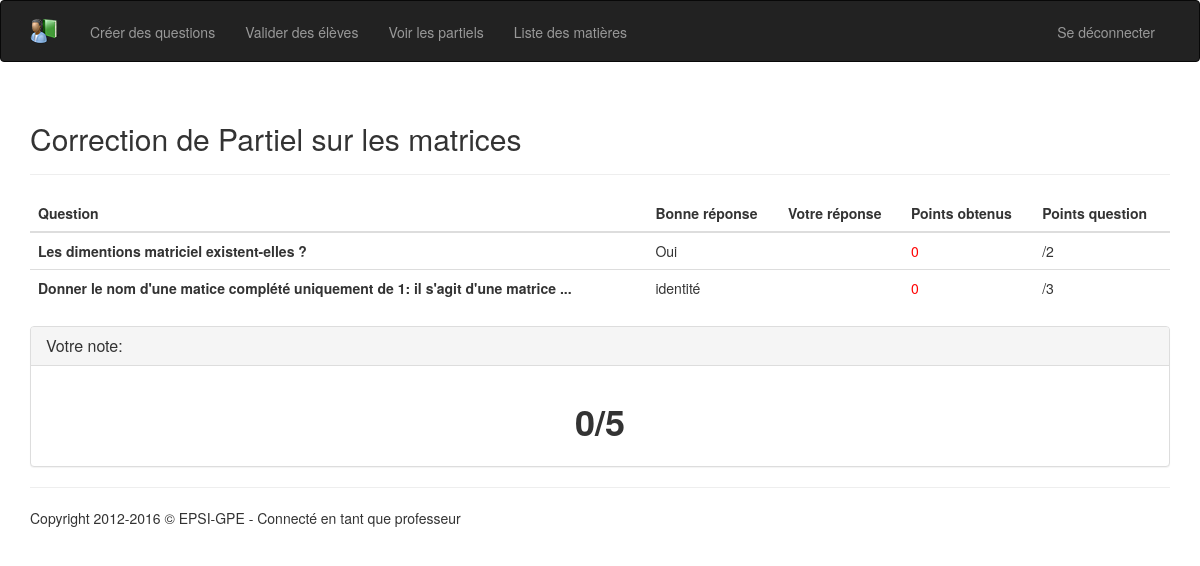
/showCorrection.php?id_exam=1 (signed in), run on the app's committed database.
### tables this page shows
CREATE TABLE IF NOT EXISTS `exams` (
  `id` int(11) NOT NULL AUTO_INCREMENT,
  `id_class` int(11) NOT NULL,
  `id_subject` int(11) NOT NULL,
  `id_user` int(11) NOT NULL,
  `label` varchar(200) NOT NULL,
  `status` int(1) NOT NULL,
  PRIMARY KEY (`id`),
  KEY `fk_exam_user` (`id_user`),
  KEY `fk_exam_class` (`id_class`),
  KEY `fk_exam_subject` (`id_subject`)
);

CREATE TABLE IF NOT EXISTS `questions` (
  `id` int(11) NOT NULL AUTO_INCREMENT,
  `id_exam` int(11) NOT NULL,
  `label` varchar(500) NOT NULL,
  `points` int(11) NOT NULL,
  `type` int(11) NOT NULL,
  `option1` varchar(250) DEFAULT NULL,
  `option2` varchar(250) DEFAULT NULL,
  `option3` varchar(250) DEFAULT NULL,
  `option4` varchar(250) DEFAULT NULL,
  `right_answer` varchar(250) NOT NULL,
  PRIMARY KEY (`id`),
  KEY `fk_question_exam` (`id_exam`)
);

### php/showCorrection.php (called while the page is built, shortened)
<?php
$database = getDatabase();
function getExam($database)
{
    $sth = $database->prepare(SQL_GET_EXAM);
    $sth->execute(array(
        ':id_exam' => $_GET['id_exam']
    ));
    return $sth->fetchAll()[0];
}
function getAnswersByExam($database)
{
    $sth = $database->prepare(SQL_GET_ANSWERS_BY_EXAM_USER);
    $sth->execute(array(
        ':id_exam' => $_GET['id_exam'],
        ':id_user' => $_SESSION['id_user']
    ));
    return $sth->fetchAll();
}
try
{
    $exam       = getExam($database);
    $questions  = getAnswersByExam($database);
}
catch (Exception $e)
{
    var_dump($e);
}

### showCorrection.php (the view, shortened to what this page needs)
<?php
    $points = 0;
    $totalPoints = 0;
    include_once('templates/header.php');
    include_once('php/tools/s_echo.php');
    include_once('php/showCorrection.php');
?>
<div class="container vertical-offset-50">
    <div class="page-header">
        <h2>Correction de <?php s_echo($exam["label_exams"]) ?></h2>
    </div>
   <table class="table table-hover tableListe">
        <thead>
            <tr class="info">
                <th>Question</th>
                <th>Bonne réponse</th>
                <th>Votre réponse</th>
                <th>Points obtenus</th>
                <th>Points question</th>
            </tr>
        </thead>
        <tbody>
            <?php
                foreach ($questions as $question)
                {
                    $totalPoints += $question["points"];
                    $correct = (strtolower($question["right_answer"]) == strtolower($question["user_choice"]));
                    echo('<tr>');
                    echo('<td><b>'.$question["label"].'</b></td>');
                    echo('<td>'.$question["right_answer"].'</td>');
                    if ($correct)
                    {
                        $points += $question["points"];
                        echo('<td style="color: green">'.$question["user_choice"].'</td>');
                        echo('<td style="color: green">'.$question["points"].'</td>');
                    }
                    else
                    {
                        echo('<td style="color: red">'.$question["user_choice"].'</td>');
                        echo('<td style="color: red">0</td>');
                    }
                    echo('<td>/'.$question["points"].'</td>');
                    echo('</tr>');
                }
            ?>
        </tbody>
    </table>
    <div class="panel panel-default">
        <div class="panel-heading">
            <h3 class="panel-title">Votre note:</h3>
        </div>
        <div class="panel-body">
            <h1 style="text-align: center"><b><?php print_r($points.'/'.$totalPoints) ?></b></h2>
        </div>
    </div>
<?php include('templates/footer.php'); ?>

### php/tools/s_echo.php
<?php
function s_echo($text)
{
    echo $text;
}

### data on the page
exams: label "Partiel sur les matrices"
questions: label "Les dimentions matriciel existent-elles ?", right_answer "Oui", points "2"
questions: label "Donner le nom d'une matice complété uniquement de 1: il s'agit d'une matrice ...", right_answer "identité", points "3"
